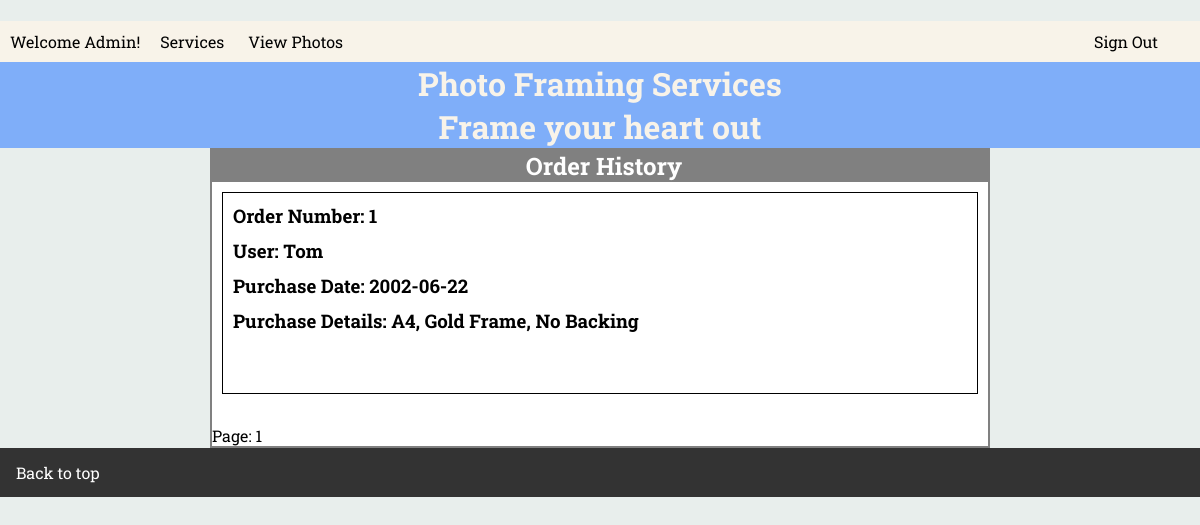
The app's page /order_history.php (signed in) with its own data.
### tables this page shows
CREATE TABLE Purchase_summary (
  username      VARCHAR(30) NOT NULL, 
  purchase_id	int not null AUTO_INCREMENT,
  description	VARCHAR(30) NOT NULL,
  purchase_date	DATE NOT NULL,
  CONSTRAINT pk_purchase PRIMARY KEY (purchase_id),
  Constraint fk_purchase_customer FOREIGN KEY (username) references Customer(username)
);

### order_history.php (the view, shortened to what this page needs)
<?php
$host = "localhost";
$user = "Solon";
$pass = "speakeasy";
$db = "event_photo";
$page_length = 5;
if(isset($_POST['searchButton']) || !isset($_POST['page_num'])){
	$page_num = 1;
	$page_max = $page_length;
}
$page_min = $page_max-$page_length;
$order_count=0;
$con=mysqli_connect($host,$user,$pass,$db);
$username = $_SESSION['sess_username'];
$query = "SELECT * FROM customer WHERE username = '$username';";
$result = mysqli_query ($con,$query);
$userData = mysqli_fetch_array($result);
$admin = $userData['admin_rights'];
if(!$admin)
	$query = "SELECT * FROM purchase_summary WHERE username = $username;";
else
	$query = "SELECT * FROM purchase_summary;";
$history = mysqli_query($con, $query);
?>
<html>
  <head>
	<link rel="stylesheet" type="text/css" href="css/order_history.css">
  </head>
  <body>
	<div class="header">
        <div id="navbar">
            <div class = "user-welcome">
                <?php echo "Welcome ".ucfirst($_SESSION['sess_username'])."!" ?>
            </div>
            <div class = "navbar-item">
                <a href=services.php>Services</a>
            </div>
			<div class = "navbar-item">
                <a href=photos.php#home>View Photos</a>
            </div><aside>
            <div class = "navbar-item sign-out">
                <a href=login.html>Sign Out</a>
            </aside></div>
        </div>
    <div class="banner">
        <h1>Photo Framing Services</h1>
        <h1>Frame your heart out</h1>
    </div>
	<form action="" method="post" id="searchForm">
	<div class="main">
	<h2>Order History</h2>
	<?php
		while($summary = mysqli_fetch_array($history)){
			$order_count++;
			if($order_count>$page_min && $order_count <= $page_max){
				$user = $summary['username'];
				$description = $summary['description'];
				$date = $summary['purchase_date'];
				echo "<div class = 'order'>";
				echo "<h3>Order Number: $order_count</h3>";
				echo "<h3>User: $user</h3>";
				echo "<h3>Purchase Date: $date</h3>";
				echo "<h3>Purchase Details: $description</h3>";
				echo "</div>";
			}
		}
	?>
	<br>
	<div>
		<?php
		echo " Page: $page_num ";
		?>
	</div>
	</div>
	</form>
	<ul>
		<li><a href="#home">Back to top</a></li>
	</ul>
   </body>
</html>

### css/order_history.css (style rules this page uses)
* { margin: 0px; padding-top: 0px; }
html, body { padding: 0px; margin: 0px; font-family: 'Roboto Slab', sans-serif; background-color: #E8EEEC; }
h1 { margin: 0px; }
h2 { text-align: center; background-color: grey; color: white; margin: 0px; }
h3 { background-color: grey; color: white; margin: 0px; }
.main { margin-left: 210px; margin-right: 210px; border: 2px solid grey; margin-bottom: 0px; background-color: white; }
ul { list-style-type: none; margin: 0; padding: 0; overflow: hidden; background-color: #333; }
li { float: left; }
li a { display: block; color: white; text-align: center; padding: 14px 16px; text-decoration: none; }
.order { border: 1px solid black; margin: 10px; height: 200px; background-color: white; }
.order h3,label { background-color: white; color: black; margin: 10px; }
aside { float: right; width: 200px; }
a { text-decoration: none; }
.header { grid-area: h; filter: blur(0px); border-radius: 0px 0px 0px 0px; }
.banner { grid-area: b; text-align: center; background-color:rgb(127, 174, 249); color: rgb(248, 243, 233); }
#navbar { background-color: rgb(248, 243, 233); padding-top: 0px; }
#navbar div { display: inline-block; padding: 10px; font-weight: normal; }
.navbar-item a:link { text-decoration: none; color: rgb(0, 0, 0); }
.sign-out { float: right; margin-right: 2em; }
.user-welcome { float: left; }

### records on screen
purchase_summary: username "Tom", purchase_date "2002-06-22", description "A4, Gold Frame, No Backing"

### other values on screen
$_SESSION['sess_username'] "Admin"
$page_num "1"
